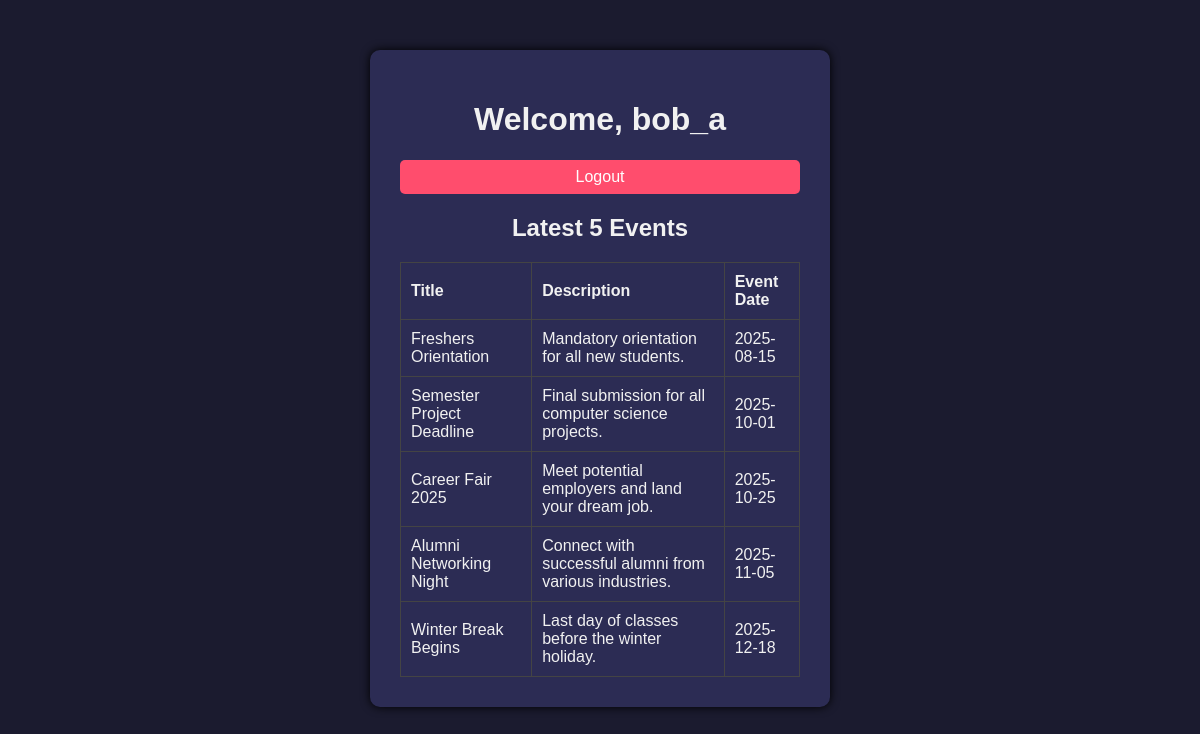
The page /db_config.php (signed in) on the database its author committed.
### tables this page shows
CREATE TABLE IF NOT EXISTS events (
    event_id INT(11) NOT NULL PRIMARY KEY AUTO_INCREMENT,
    title VARCHAR(255) NOT NULL,
    description TEXT,
    event_date DATE NOT NULL,
    location VARCHAR(100),
    organizer_id INT(11),
    created_at DATETIME DEFAULT CURRENT_TIMESTAMP
);

### db_config.php (the view, shortened to what this page needs)
<?php
include 'db_connect.php';
$sql = "SELECT * FROM events ORDER BY created_at DESC LIMIT 5";
$result = $conn->query($sql);
?>
<!DOCTYPE html>
<html lang="en">
<head>
    <link rel="stylesheet" href="style.css">
</head>
<body>
<div class="dashboard">
    <h1>Welcome, <?php echo $_SESSION['user_name']; ?></h1>
    <a href="logout.php" class="logout-btn">Logout</a>
    <h2>Latest 5 Events</h2>
    <table>
        <tr>
            <th>Title</th>
            <th>Description</th>
            <th>Event Date</th>
        </tr>
        <?php while($row = $result->fetch_assoc()): ?>
        <tr>
            <td><?php echo $row['title']; ?></td>
            <td><?php echo $row['description']; ?></td>
            <td><?php echo $row['event_date']; ?></td>
        </tr>
        <?php endwhile; ?>
    </table>
</div>
</body>
</html>

### style.css (style rules this page uses)
body { font-family: Arial, sans-serif; background-color: #1b1b2f; color: #f1f1f1; margin: 0; padding: 0; }
.form-container, .dashboard { width: 400px; margin: 50px auto; padding: 30px; background-color: #2c2c54; border-radius: 10px; box-shadow: 0 0 10px #000; }
h1, h2 { text-align: center; }
table { width: 100%; border-collapse: collapse; margin-top: 20px; }
th, td { padding: 10px; border: 1px solid #444; text-align: left; }
.logout-btn { display: block; text-align: center; margin: 10px 0; padding: 8px; background-color: #ff4d6d; color: white; text-decoration: none; border-radius: 5px; }

### rows shown on the page
events: title "Freshers Orientation", description "Mandatory orientation for all new students.", event_date "2025-08-15"
events: title "Semester Project Deadline", description "Final submission for all computer science projects.", event_date "2025-10-01"
events: title "Career Fair 2025", description "Meet potential employers and land your dream job.", event_date "2025-10-25"
events: title "Alumni Networking Night", description "Connect with successful alumni from various industries.", event_date "2025-11-05"
events: title "Winter Break Begins", description "Last day of classes before the winter holiday.", event_date "2025-12-18"

### other values the page prints
$_SESSION['user_name'] "bob_a"
